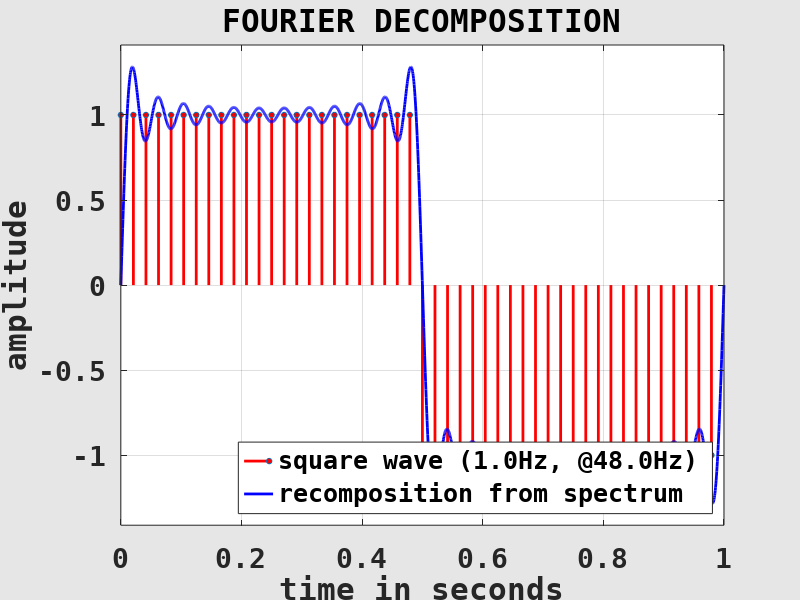
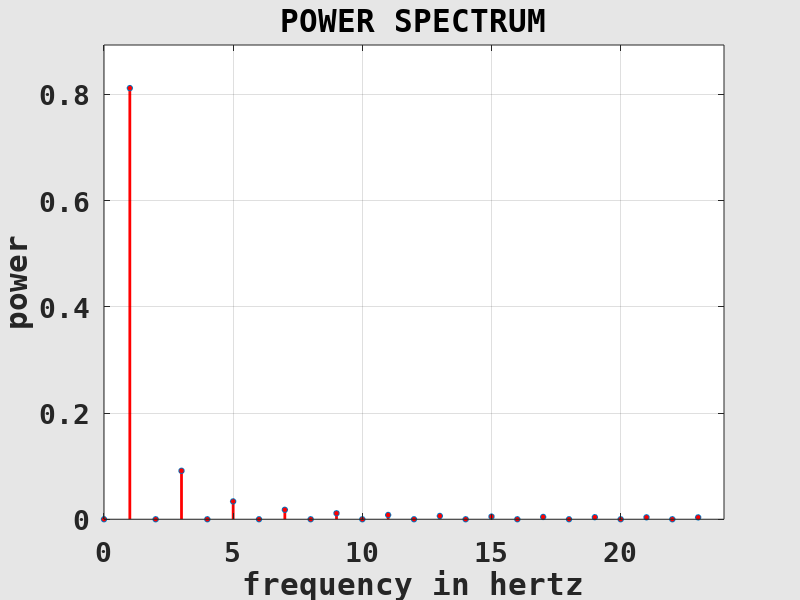

These charts were generated, in order, by the following MATLAB code:
clearvars( '-except', '-regexp', '^fig\d*$' );

	% -----------------------------------------------------------------------
	% a discrete test signal (square wave with frequency f and length L)
	% -----------------------------------------------------------------------
f = 1;
L = 1; % length in seconds, EXERCISE!

fS = 48; % sampling rate, EXERCISE!
N = floor( L * fS );

ti = (0:N-1) / fS; % quantized time values
xi = 2*(2*floor( f * ti ) - floor( 2*f * ti ) + 1) - 1; % quantized square wave

	% -----------------------------------------------------------------------
	% Fourier transform the test signal
	% -----------------------------------------------------------------------
fNy = fS / 2; % Nyquist frequency

Xk = fft( xi ) / N; % complex Fourier coefficients

fk = (0:N-1) / N * fS; % frequency values
fk(fk >= fNy) = fk(fk >= fNy) - fS; % imply negative frequencies

	% -----------------------------------------------------------------------
	% compute the power spectral density (aka power spectrum)
	% -----------------------------------------------------------------------
Pk = abs( Xk ) .^ 2;

Pk(fk < 0) = []; % remove negative frequency components
fk(fk < 0) = [];

Pk(2:end) = 2 * Pk(2:end); % rescale to match total power
Xk = [sqrt( Pk(1) ), 2 * sqrt( Pk(2:end) / 2 )];

	% -----------------------------------------------------------------------
	% re-composite signal from spectrum
	% THIS PART IS NOT IMPORTANT FOR FOLLOWING THE LECTURE!
	% -----------------------------------------------------------------------
dt = 1 / 2000; % temporal resolution
t = linspace( 0, L, L / dt );

xr = Xk(1) * ones( 1, numel( t ) );
for j = 2:numel( Xk )
	xr = xr + Xk(j) * sin( 2*pi*fk(j) * t );
end

	% -----------------------------------------------------------------------
	% plot Fourier decomposition
	% THIS PART IS NOT IMPORTANT FOR FOLLOWING THE LECTURE!
	% -----------------------------------------------------------------------
if exist( 'fig1', 'var' ) ~= 1 || ~ishandle( fig1 ) % prepare figure window
	fig1 = figure( ...
		'Color', [0.9, 0.9, 0.9], 'InvertHardcopy', 'off', ...
		'PaperPosition', [0, 0, 8, 6], ...
		'defaultAxesFontName', 'DejaVu Sans Mono', 'defaultAxesFontSize', 20, 'defaultAxesFontWeight', 'bold', ...
		'defaultAxesNextPlot', 'add', ...
		'defaultAxesBox', 'on', 'defaultAxesLayer', 'top', ...
		'defaultAxesXGrid', 'on', 'defaultAxesYGrid', 'on' );
end

figure( fig1 ); % set and clear current figure
clf( fig1 );

set( fig1, 'Name', 'FOURIER DECOMPOSITION' ); % set labels
title( get( fig1, 'Name' ) );

xlabel( 'time in seconds' );
ylabel( 'amplitude' );

xlim( [0, L] ); % set axes
ylim( [-1, 1] * max( abs( cat( 2, xi, xr ) ) ) * 1.1 );

stem( ti, xi, ... % plot discrete signal
	'Color', 'red', 'LineWidth', 2, 'MarkerSize', 4, 'MarkerFaceColor', 'red', ...
	'ShowBaseLine', 'off' );

plot( t, xr, ... % plot recomposed signal
	'Color', 'blue', 'LineWidth', 2 );

legend( {sprintf( 'square wave (%.1fHz, @%.1fHz)', f, fS ), 'recomposition from spectrum'}, ...
	'Location', 'southeast' );

	% -----------------------------------------------------------------------
	% plot power spectrum
	% THIS PART IS NOT IMPORTANT FOR FOLLOWING THE LECTURE!
	% -----------------------------------------------------------------------
if exist( 'fig2', 'var' ) ~= 1 || ~ishandle( fig2 ) % prepare figure window
	fig2 = figure( ...
		'Color', [0.9, 0.9, 0.9], 'InvertHardcopy', 'off', ...
		'PaperPosition', [0, 0, 8, 6], ...
		'defaultAxesFontName', 'DejaVu Sans Mono', 'defaultAxesFontSize', 20, 'defaultAxesFontWeight', 'bold', ...
		'defaultAxesNextPlot', 'add', ...
		'defaultAxesBox', 'on', 'defaultAxesLayer', 'top', ...
		'defaultAxesXGrid', 'on', 'defaultAxesYGrid', 'on' );
end

figure( fig2 ); % set and clear current figure
clf( fig2 );

set( fig2, 'Name', 'POWER SPECTRUM' ); % set labels
title( get( fig2, 'Name' ) );

xlabel( 'frequency in hertz' );
ylabel( 'power' );

xlim( [0, fNy] ); % set axes
ylim( [0, 1] * max( Pk ) * 1.1 );

stem( fk, Pk, ... % plot power spectrum
	'Color', 'red', 'LineWidth', 2, 'MarkerSize', 4, 'MarkerFaceColor', 'red', ...
	'ShowBaseLine', 'off' );

	% -----------------------------------------------------------------------
	% write plot images
	% THIS PART IS NOT IMPORTANT FOR FOLLOWING THE LECTURE!
	% -----------------------------------------------------------------------
print( fig1, 'fdomain_decomp', '-depsc2' );
print( fig2, 'fdomain_powspec', '-depsc2' );
